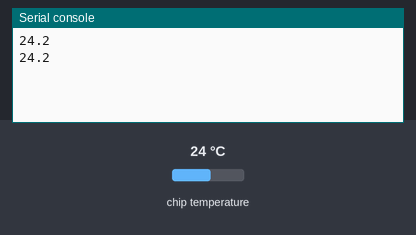
Simulated run of this program. Board: Raspberry Pi Pico running MicroPython. On the bench: the last lines printed to the serial console. The inputs (shaded band) are chosen by the test bench; at power-on: chip temperature 24 °C.

Above: at 1.2 s.
1.3 s: chip temperature set to 1 °C
At 2.6 s:
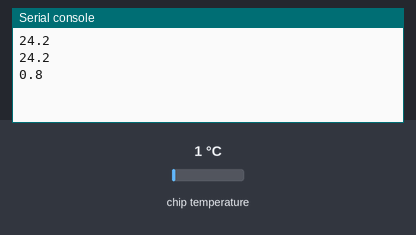
2.8 s: chip temperature set to 11 °C
At 3.8 s:
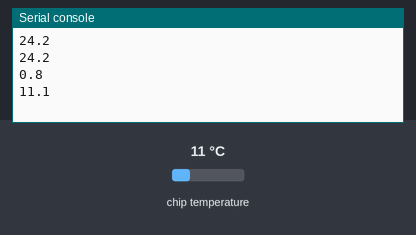
Timing chart, 0 to 5.8 s (numbered marks = the images above; inputs shaded):
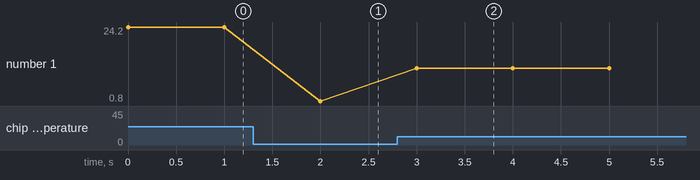

The program:

PI_Pico_W_Onboard_Temperature_Sensor.py
```python
from machine import ADC
import time

class Temperature:
    def __init__(self):
        adcpin = 4
        self.sensor = ADC(adcpin)

    def ReadTemperature(self):
        adc_value = self.sensor.read_u16()
        volt = (3.3/65535)*adc_value
        temperature = 27 - (volt - 0.706)/0.001721
        return round(temperature, 1)

sensor = Temperature()

while True:
    temperature = sensor.ReadTemperature()
    print(temperature)
    time.sleep(1)    
```

Measured:
- after the input at 1.3 s, the serial console: prints a new line after 0.70 s (image 1)
- after the input at 2.8 s, the serial console: prints a new line after 0.20 s (image 2)
- plotted number 1: 24.2 → 0.8 after the input at 1.3 s, 0.8 → 11.1 after the input at 2.8 s
